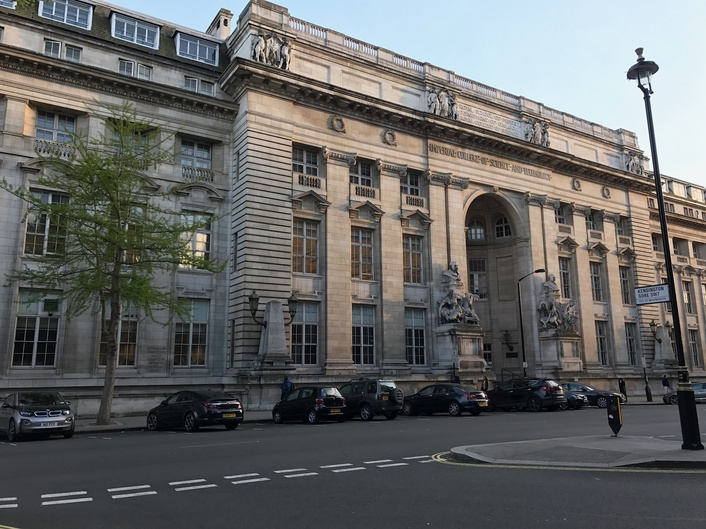
#> input picture ACSE7/acse-7-assessment/Part-A/Imperial_College_Royal_School_of_Mines.jpg, 706 x 529 px, shrunk from 2049 x 1537 before the run
$ jupyter execute --allow-errors ACSE7-CourseworkA-questions.ipynb
#> lines starting #> are read from the running program, lines starting #| are printed output that depends on the picture; long printed decimals are rounded
# ACSE-7 (Optimisation & Inversion) <a class="tocSkip">

## Coursework part A

_Expected completion time:_
- A1: 30 minutes
- A2: 1 hour
- A3: 1-2 hours

# Question A1

Consider a linear inversion problem written in the form

$$G\boldsymbol{m} = \boldsymbol{d}.$$

The following four mathematical expressions give possible solutions to this problem

1. $\boldsymbol{m} =  G^+\boldsymbol{d},$

2. $\boldsymbol{m} = G^T(GG^T)^{-1}\boldsymbol{d},$

3. $\boldsymbol{m} = G^{-1}\boldsymbol{d},$

4. $\boldsymbol{m} = (G^T G)^{-1} G^T  \boldsymbol{d}.$

For each of these approaches explain in words what type of inversion problem the approach can be used to solve, what properties the corresponding solution will possess, and any potential issues that might arise when attempting to utilise this solution approach.

### Answer A1.1

For solving equi-determined problems, which means:

1.G is a non-singular(full rank) matrix with same number of rows and column.

2.these equations are both independent and consistent.

properties of solution:

1.there will be one and only one exact solution.

2.the solution fits data perfectly

issues:

1.when the equations are not independent, there will be  infinitely many solutions that exactly fit the data,

2.when the equations are incompatible/inconsisten, there will be no solution at all that exactly fits the data.

### Answer A1.2

For solving under-determined problems, which means:

1.G is a full rank matrix(rank($G$) = $m$) with more columns than rows

2.there will be infinitely many solutions that are able to fit the data exactly

properties of solution:

1.fits the data exactly

2.having satisfied that constraint then minimises the $L^2$ norm of the model

issues:

if $G$ may not be full rank, so that $GG^T$ is singular. Such problems are normally mixed-determined

### Answer A1.3

For solving mixed-determined problems, which means:

1.$G$ can be any shape, but $G$ is not full rank

2.$GG^T$ and $G^TG$ are singular matrix

3.no exact solution

4.there will be infinitely many solutions that can fit the data equally accurately

properties of solution:

1.no other solution can provide a better fit.

2.it can be minimal-norm solution - that is, no other least-squares solution has a smaller norm than this solution

3.the solution may not be correct, but in many problems it may be the most appropriate solution that we can discover without additional information

issues:

1.expensive to compute because the SVD calculation is expensive for large matrices

2.no protection against very small singular values or very small egenvalues(ill-conditioned), which resulted in noise dominating model

3.it cannot solve non-linear problems

### Answer A1.4

For solving over-determined problems, which means:

1.G is a full rank matrix(rank($G$) = $n$) with more rows than columns

2.there will be no exact solutioin

properties of solution:

1.the solution is not perfect

2.it is a least squares solution

3.the error between solution and the observation is the least

issues:

if $G$ is not be full rank, so that $G^TG$ is singular. Such problems are normally mixed-determined

# Question A2

Consider the rectangular matrix

$$G =
\begin{pmatrix}
2 & 2 & 10 & 10 \\
2 & 3 & 14 & 12 \\
4 & 5 & 24 & 22
\end{pmatrix}.
$$

Convert this matrix into reduced-row-echelon form.

What is the rank of this matrix? What dimensions are its range and its null space?

Find the appropriate number of vectors which can be used as a basis to span the null space.

Now consider the data vector
$$\boldsymbol{d} = \begin{pmatrix}
26 \\
30\\
56
\end{pmatrix}.$$

Use the pseudo-inverse (you may make use of `np.linalg.pinv`) to find a solution to the problem $G\boldsymbol{m}=\boldsymbol{d}$.

Demonstrate though some examples that adding any multiples of the vectors spanning the null space to this solution (i.e. adding any vector from within the null space) also provides a valid solution to this problem.

Demonstrate that the solution obtained using the pseudo-inverse is the minimal norm solution to this problem.

### Answer A2

reduce-row-echelon form:

$$G =
\begin{pmatrix}
2 & 2 & 10 & 10 \\
0 & 1 & 4 & 2 \\
0 & 0 & 0 & 0
\end{pmatrix}.
$$

rank of $G$ is 2

dimensions of null space is 4

basis to span the null space:

$$\boldsymbol{x_1} = \begin{pmatrix}
-1 \\
-4\\
1\\
0
\end{pmatrix}
\boldsymbol{x_2} = \begin{pmatrix}
-3 \\
-2\\
0\\
1
\end{pmatrix}
$$

[cell 1]
import numpy as np
import copy

[cell 2]
G = np.array([
    [2,2,10,10],
    [2,3,14,12],
    [4,5,24,22]
])

x1 = np.array([-1,-4,1,0])
x2 = np.array([-3,-2,0,1])

d1 = G @ x1
d2 = G @ x2

zeros = np.zeros(3)

# verification for the basis of nullspace
print(np.allclose(d1,zeros))
print(np.allclose(d2,zeros))

[cell 3]
d = np.array([26,30,56])
p_G = np.linalg.pinv(G)

m = p_G @ d
print("the solution for d is", m)

[cell 4]
# verify any multiples of vectors from nullspace can also provides solution
new_m = copy.copy(m)

num_vec = np.random.randint(1,10)

for i in range(num_vec - 1):
    new_m += np.random.rand(1) * x1 + np.random.rand(1) * x2

print("now m is: \n", new_m)
print(np.allclose(G @ new_m, d))

### Demonstrate that the solution obtained using the pseudo-inverse is the minimal norm solution to this problem.

[cell 5]
from itertools import permutations

mult = np.arange(-10, 10, 0.2)
norms = []
for mult1 in mult:
    for mult2 in mult:
        x_m = m + mult1 * x1 + mult2 * x2
        norms.append(np.linalg.norm(x_m))

[cell 6]
import seaborn as sns

#> (the rest of this cell did not finish here and is left out)

we can find in the center of the heatmap, the value is minimum, which means the smallest norm is produced by mult1 = 0 and mult2 = 0.

# Question A3

Recall the lecture 1 homework exercise where we used SVD to perform image compression (or low rank approximation of the corresponding matrix representing the grey scale version of the image) on a photo of our building.

Explain why the sum of the first $n$ singular values, as a fraction of the sum of all the singular values, can be used as a useful metric for how well the information in the image is represented by the low rank approximation.

For the Royal School of Mines image plot a cumulative sum of the singular values as a fraction of the sum of all singular values - how fast this fraction gets close to one can be used as a guide for how easy the image is to compress.

Try and find two additional images for which different behaviour in the cumulative sums of singular values plots can be seen - comment on what you observe.  [Note that flags are nice examples of images that can be relatively simple - consider using your home flag, or others that might be especially simple designs].

[cell 7]
from PIL import Image
import matplotlib.pyplot as plt

[cell 8]
def get_img_mat(filename):
    img_colour = Image.open(filename)
#> img_colour is the input picture: PIL image 706x529 RGB; mean R, G, B 101.8, 102.5, 101.4
    # convert to grey scale
    img_grey = img_colour.convert('LA')
    img_mat = np.array(img_grey.getdata(band=0), float)
    img_mat.shape = (img_grey.size[1], img_grey.size[0])
    return img_mat

[cell 9]
def get_cumulative(img_mat):
    U, sigma, VT = np.linalg.svd(img_mat)
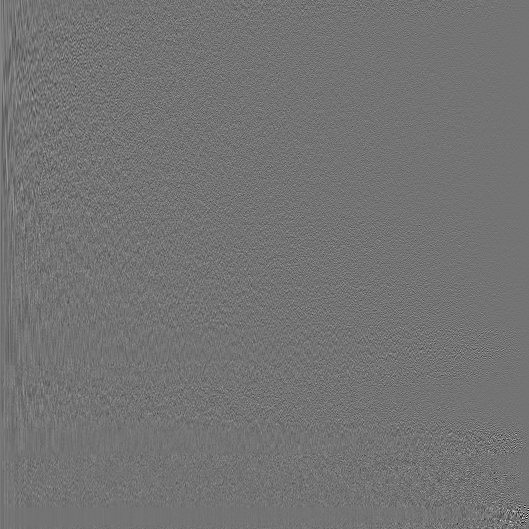
#> U: shape (529, 529) float64; min -0.516, max 0.618, mean 7.54e-05; drawn with min black and max white
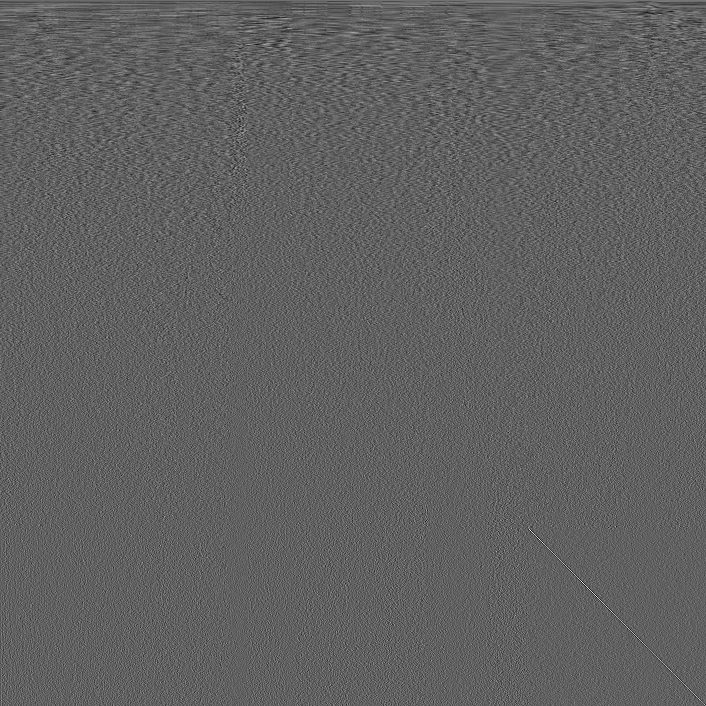
#> VT: shape (706, 706) float64; min -0.233, max 0.379, mean 5.34e-05; drawn with min black and max white
#> sigma = 529 values, max 68830.2 at index 0, min 5.45 at index 528, mean 667.6
    num_sigma = sigma.size
#> num_sigma = 529
    sum_sigma = np.sum(sigma)
#> sum_sigma = 353179.4
    x = []
    tmp_y = []
    tmp_sum = 0
    for i in range(num_sigma):
        tmp_sum += sigma[i]
        x.append(i)
        tmp_y.append(tmp_sum)
        y = tmp_y / sum_sigma
#> this loop made 529 passes
#> tmp_sum on passes 9 to 11: 118917.8, 123051.3, 126805
#> after the loop, tmp_sum = 353179.4; tmp_y = 529 values from 68830.2 to 353179.4; x = 529 values from 0 to 528

    return x, y

[cell 10]
img_mat = get_img_mat('Imperial_College_Royal_School_of_Mines.jpg')
x1, y1 = get_cumulative(img_mat)
#> x1 = 529 values from 0 to 528; y1 = 529 values from 0.195 to 1
# find the SVD
U, sigma, VT = np.linalg.svd(img_mat)
sum_sigma = np.sum(sigma)
#> sum_sigma = 353179.4
print('np.shape(U):', np.shape(U))
#| np.shape(U): (529, 529)
print('np.shape(sigma):', np.shape(sigma))
#| np.shape(sigma): (529,)
print('np.shape(VT):', np.shape(VT))
#| np.shape(VT): (706, 706)
# asterisk to unpack the list of sigmas for nicer printing with the use of sep
print('\nFirst 5 singular values:', *list(sigma[:5]), sep='\n')
#| First 5 singular values:
#| 68830.231
#| 9575.634
#| 8159.192
#| 6568.151
#| 5834.556
print('\nLast 5 singular values:', *list(sigma[-5:]), sep='\n')
#| Last 5 singular values:
#| 9.816
#| 9.117
#| 7.580
#| 6.830
#| 5.450
print('\nFirst 5 ratio of singular values:', *list(sigma[:5])/sum_sigma, sep='\n')
#| First 5 ratio of singular values:
#| 0.1949
#| 0.02711
#| 0.0231
#| 0.0186
#| 0.01652
print('\nLast 5 ratio of singular values:', *list(sigma[-5:])/sum_sigma, sep='\n')
#| Last 5 ratio of singular values:
#| 2.7792120828962047e-05
#| 2.58137328218219e-05
#| 2.1462901656052737e-05
#| 1.933965306817497e-05
#| 1.5430891422376855e-05

we know that the ratio of every singular value to sum of singular values represents thte approximation of the image.

so, the sum of first $n$ singular values, as a fraction of the sum of all the singular values represents the percentage of approximation of whole image.

[cell 11]
fig = plt.figure(figsize=(10,10))
ax = fig.add_subplot(111)
ax.plot(x1,y1)
ax.set_title("cumulative sum of the singular values as a fraction of the sum of all singular values")
ax.set_xlabel("priority of singular value")
ax.set_ylabel("ratio of cumulative sum of singular values to sum of all singular values");
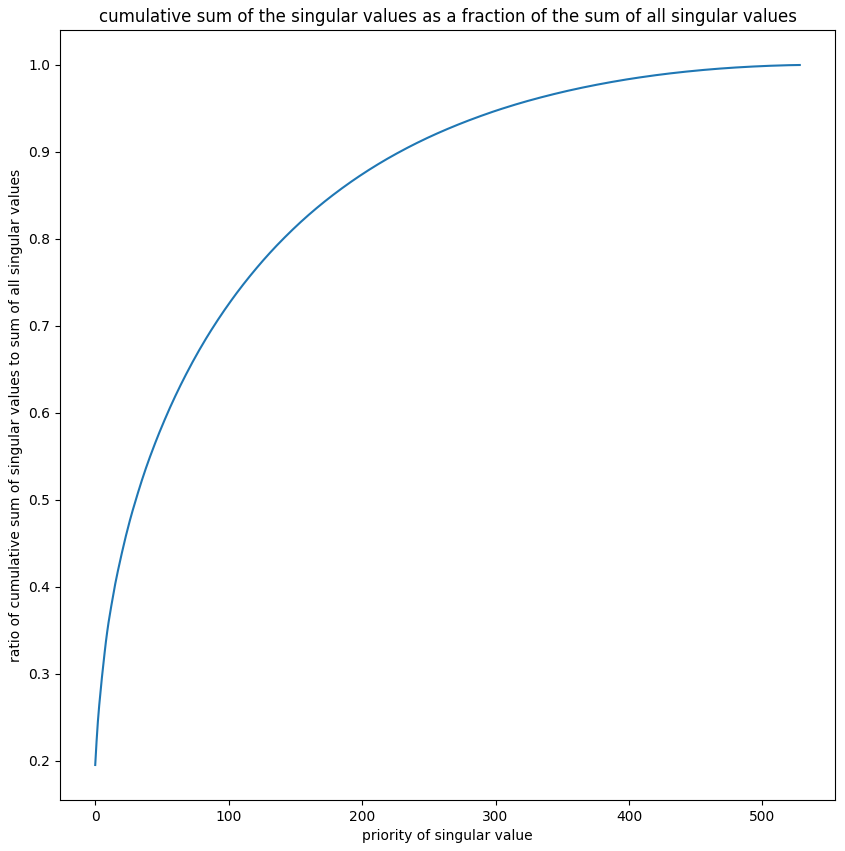
#> figure drawn by matplotlib, 1 panel; curve peaks at x = 528, y = 1

[cell 12]
img_mat = get_img_mat('alcatraz.jpg')
#> call 2 of get_img_mat, with filename = 'alcatraz.jpg'
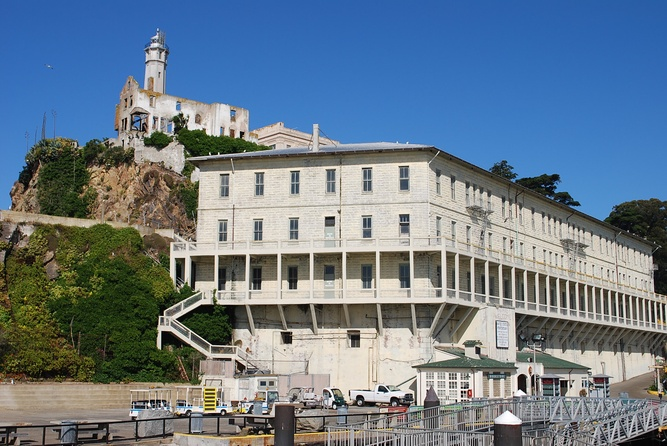
#> input picture ACSE7/acse-7-assessment/Part-A/alcatraz.jpg, 667 x 446 px, shrunk from 1936 x 1296 before the run
#> in get_img_mat, img_colour is the input picture: PIL image 667x446 RGB; mean R, G, B 106.7, 123.3, 138
#> in get_img_mat (call 2), `img_grey = img_colour.convert('LA')`:
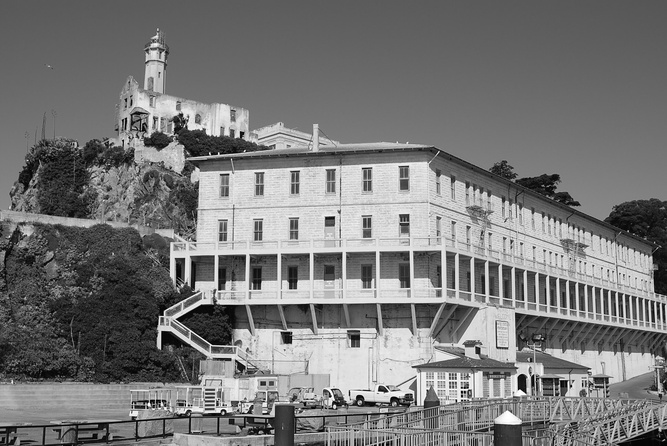
#> img_grey: PIL image 667x446 LA; mean R, G, B, A 120, 120, 120, 255
#> img_mat: shape (446, 667) float64
x2, y2 = get_cumulative(img_mat)
#> in get_cumulative (call 2), `U, sigma, VT = np.linalg.svd(img_mat)`:
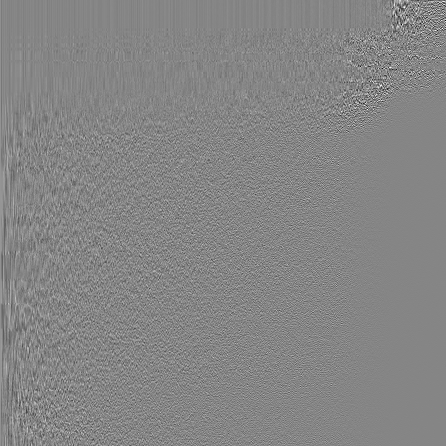
#> U: shape (446, 446) float64; min -0.469, max 0.427, mean 8.79e-05; drawn with min black and max white
#> in get_cumulative (call 2), `U, sigma, VT = np.linalg.svd(img_mat)`:
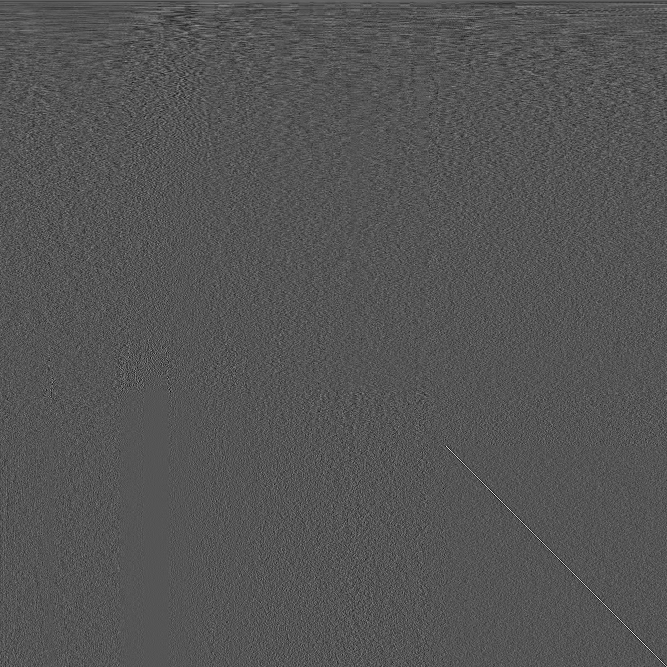
#> VT: shape (667, 667) float64; min -0.254, max 0.507, mean 4.62e-05; drawn with min black and max white
#> in get_cumulative (call 2), `U, sigma, VT = np.linalg.svd(img_mat)`: sigma = 446 values, max 67559.2 at index 0, min 2.72 at index 445, mean 735.5
#> in get_cumulative (call 2), `sum_sigma = np.sum(sigma)`: sum_sigma = 328040.6
#> the loop in get_cumulative (call 2), `for i in range(num_sigma):` made 446 passes
#> tmp_sum on passes 9 to 11: 121766, 125908.7, 129670.7
#> after the loop in get_cumulative (call 2), `for i in range(num_sigma):`: tmp_y = 446 values from 67559.2 to 328040.6; x = 446 values from 0 to 445
#> x2 = 446 values from 0 to 445; y2 = 446 values from 0.206 to 1
img_mat = get_img_mat('AquaTermi_lowcontrast.jpg')
#> call 3 of get_img_mat, with filename = 'AquaTermi_lowcontrast.jpg'
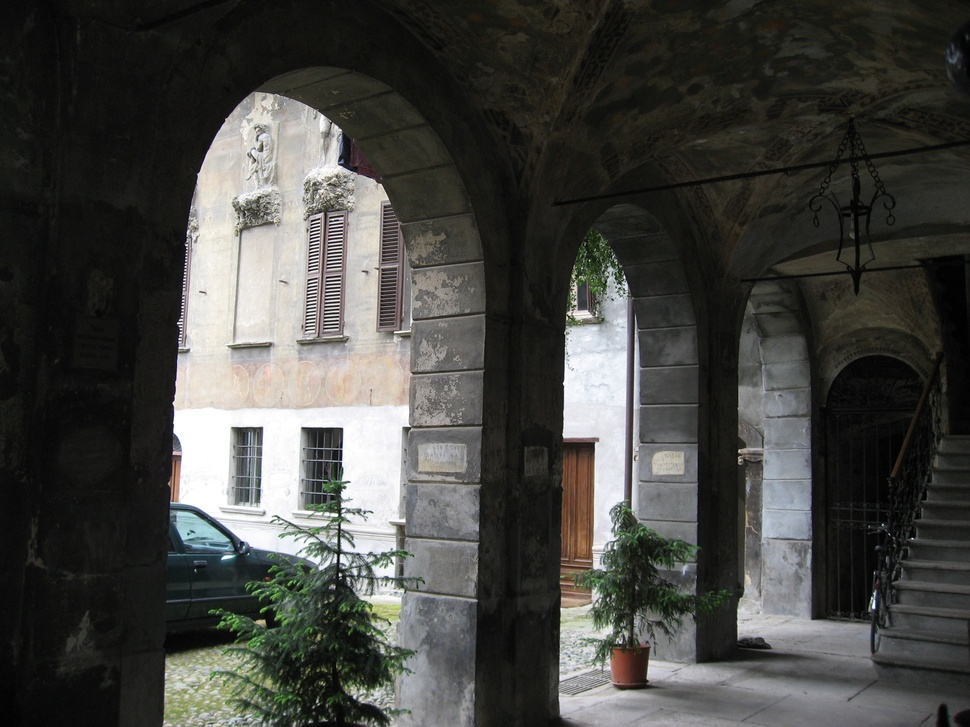
#> input picture ACSE7/acse-7-assessment/Part-A/AquaTermi_lowcontrast.JPG, 970 x 727 px, shrunk from 2816 x 2112 before the run, found by its file name
#> in get_img_mat, img_colour is the input picture: PIL image 970x727 RGB; mean R, G, B 69.7, 69.9, 66.3
#> in get_img_mat (call 3), `img_grey = img_colour.convert('LA')`:
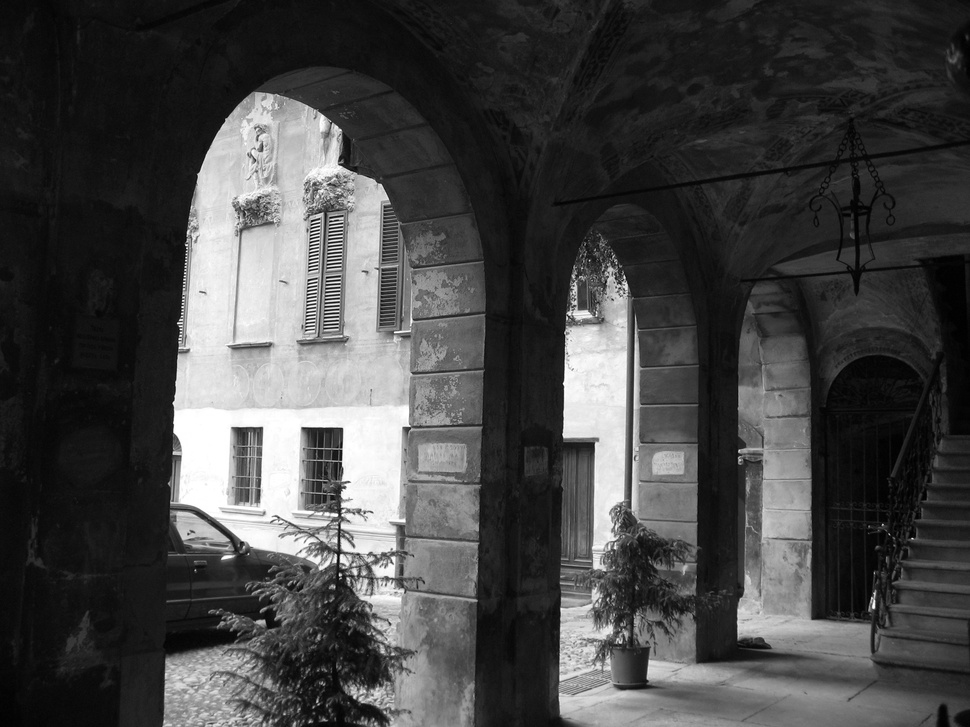
#> img_grey: PIL image 970x727 LA; mean R, G, B, A 69.5, 69.5, 69.5, 255
#> img_mat: shape (727, 970) float64
x3, y3 = get_cumulative(img_mat)
#> x3 = 727 values from 0 to 726; y3 = 727 values from 0.209 to 1

[cell 13]
fig = plt.figure(figsize=(10,10))
ax = fig.add_subplot(111)
ax.plot(x1,y1,label="Imperial")
ax.plot(x2,y2,label="alcatraz")
ax.plot(x3,y3,label="AquTermi")
ax.set_title("cumulative sum of the singular values as a fraction of the sum of all singular values")
ax.set_xlabel("priority of singular value")
ax.set_ylabel("ratio of cumulative sum of singular values to sum of all singular values")
ax.legend();
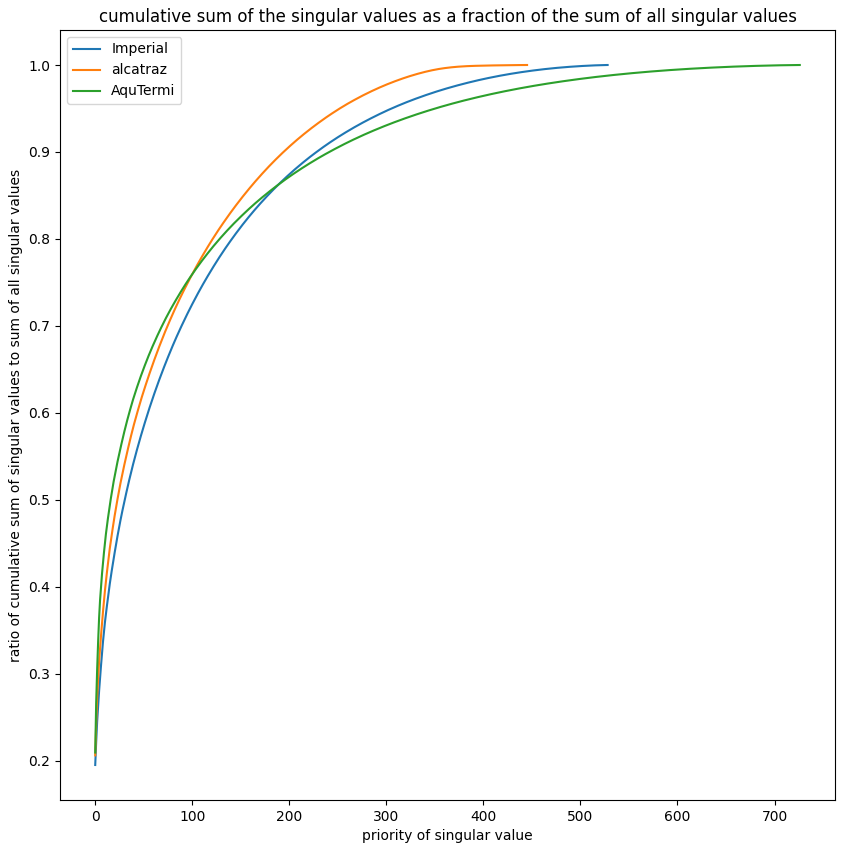
#> figure drawn by matplotlib, 1 panel; curve peaks at x = 528, y = 1; curve peaks at x = 445, y = 1; curve peaks at x = 726, y = 1
